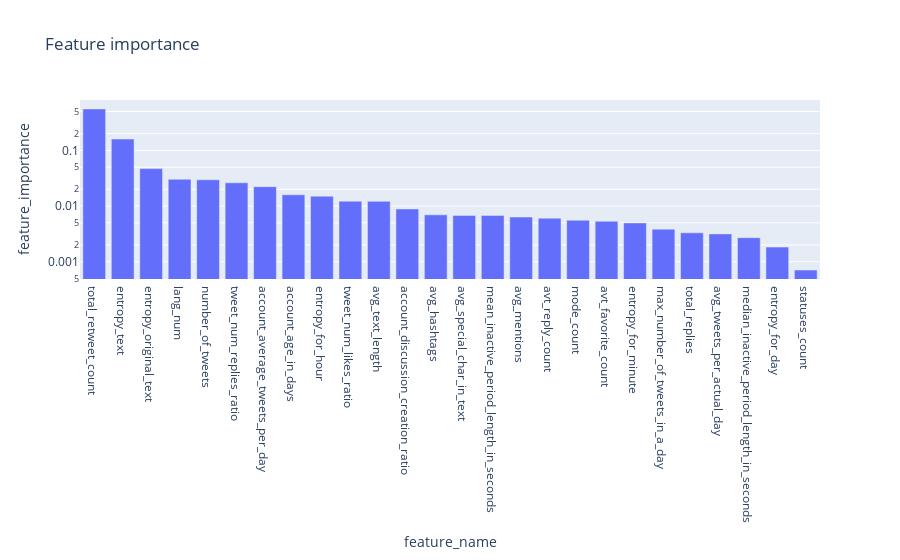

The cell this chart's notebook holds for it:
### Code cell
fold_classify_and_plot2(df, label, cv=10, max_tree_depth= 10, criterion="entropy") # no fit

### Figure 1 — Plotly figure (JSON) as saved in the notebook; plotly's stock layout.template omitted (floating-point values rounded to 4 significant figures)
{"data": [{"alignmentgroup": "True", "hovertemplate": "feature_name=%{x}<br>feature_importance=%{y}<extra></extra>", "legendgroup": "", "marker": {"color": "#636efa", "pattern": {"shape": ""}}, "name": "", "offsetgroup": "", "orientation": "v", "showlegend": false, "textposition": "auto", "type": "bar", "x": ["total_retweet_count", "entropy_text", "entropy_original_text", "lang_num", "number_of_tweets", "tweet_num_replies_ratio", "account_average_tweets_per_day", "account_age_in_days", "entropy_for_hour", "tweet_num_likes_ratio", "avg_text_length", "account_discussion_creation_ratio", "avg_hashtags", "avg_special_char_in_text", "mean_inactive_period_length_in_seconds", "avg_mentions", "avt_reply_count", "mode_count", "avt_favorite_count", "entropy_for_minute", "max_number_of_tweets_in_a_day", "total_replies", "avg_tweets_per_actual_day", "median_inactive_period_length_in_seconds", "entropy_for_day", "statuses_count"], "xaxis": "x", "y": [0.5558, 0.1599, 0.04713, 0.03028, 0.02969, 0.0262, 0.02232, 0.01595, 0.01508, 0.01224, 0.01215, 0.008874, 0.00696, 0.006798, 0.006797, 0.00636, 0.00607, 0.005557, 0.005325, 0.00498, 0.003851, 0.003309, 0.003167, 0.002705, 0.001834, 0.0007092], "yaxis": "y"}], "layout": {"barmode": "relative", "legend": {"tracegroupgap": 0}, "title": {"text": "Feature importance"}, "xaxis": {"anchor": "y", "domain": [0, 1], "title": {"text": "feature_name"}}, "yaxis": {"anchor": "x", "domain": [0, 1], "title": {"text": "feature_importance"}, "type": "log"}}}
